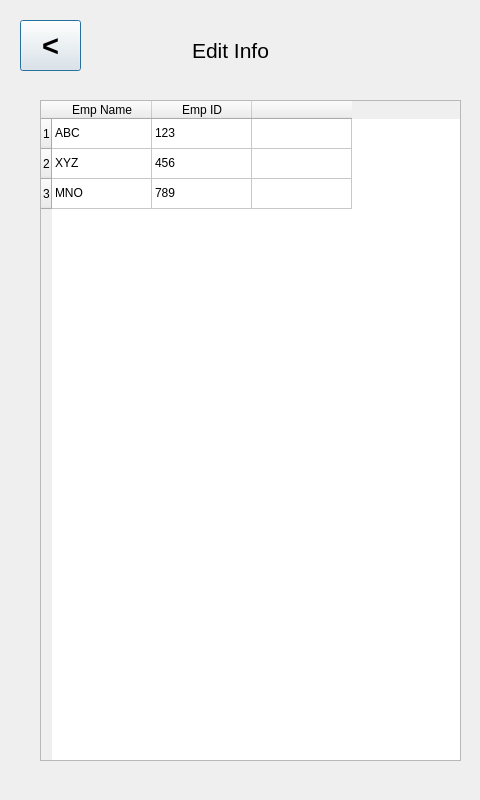
<?xml version="1.0" encoding="UTF-8"?>
<ui version="4.0">
 <class>editList</class>
 <widget class="QDialog" name="editList">
  <property name="geometry">
   <rect>
    <x>0</x>
    <y>0</y>
    <width>480</width>
    <height>800</height>
   </rect>
  </property>
  <property name="font">
   <font>
    <pointsize>9</pointsize>
   </font>
  </property>
  <property name="windowTitle">
   <string>Dialog</string>
  </property>
  <widget class="QTableWidget" name="tableWidget">
   <property name="geometry">
    <rect>
     <x>40</x>
     <y>100</y>
     <width>421</width>
     <height>661</height>
    </rect>
   </property>
   <row>
    <property name="text">
     <string>1</string>
    </property>
   </row>
   <row>
    <property name="text">
     <string>2</string>
    </property>
   </row>
   <row>
    <property name="text">
     <string>3</string>
    </property>
   </row>
   <column>
    <property name="text">
     <string>Emp Name</string>
    </property>
   </column>
   <column>
    <property name="text">
     <string>Emp ID</string>
    </property>
   </column>
   <column>
    <property name="text">
     <string/>
    </property>
   </column>
   <item row="0" column="0">
    <property name="text">
     <string>ABC</string>
    </property>
   </item>
   <item row="0" column="1">
    <property name="text">
     <string>123</string>
    </property>
   </item>
   <item row="1" column="0">
    <property name="text">
     <string>XYZ</string>
    </property>
   </item>
   <item row="1" column="1">
    <property name="text">
     <string>456</string>
    </property>
   </item>
   <item row="2" column="0">
    <property name="text">
     <string>MNO</string>
    </property>
   </item>
   <item row="2" column="1">
    <property name="text">
     <string>789</string>
    </property>
   </item>
  </widget>
  <widget class="QLabel" name="label">
   <property name="geometry">
    <rect>
     <x>120</x>
     <y>10</y>
     <width>221</width>
     <height>81</height>
    </rect>
   </property>
   <property name="font">
    <font>
     <pointsize>16</pointsize>
     <kerning>true</kerning>
    </font>
   </property>
   <property name="text">
    <string>&lt;html&gt;&lt;head/&gt;&lt;body&gt;&lt;p align=&quot;center&quot;&gt;Edit Info&lt;/p&gt;&lt;/body&gt;&lt;/html&gt;</string>
   </property>
  </widget>
  <widget class="QPushButton" name="back">
   <property name="geometry">
    <rect>
     <x>20</x>
     <y>20</y>
     <width>61</width>
     <height>51</height>
    </rect>
   </property>
   <property name="font">
    <font>
     <pointsize>22</pointsize>
     <weight>75</weight>
     <bold>true</bold>
    </font>
   </property>
   <property name="text">
    <string>&lt;</string>
   </property>
  </widget>
 </widget>
 <resources/>
 <connections/>
</ui>
